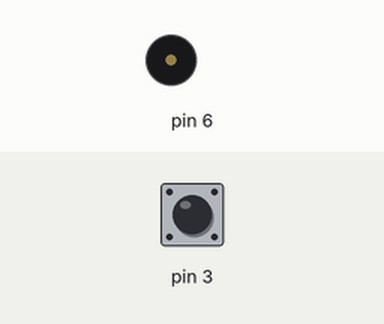
This sketch was run on a simulated Arduino Uno, built with avr-gcc and run on an emulated ATmega328P. Parts: buzzer (waves = sounding). The test bench sets the inputs (shaded band); at power-on: pin 3 HIGH. What the sketch prints to the serial monitor is not drawn.

Above: at 1.2 s.
1.3 s: pin 3 pulled LOW for 0.15 s
At 9.04 s:
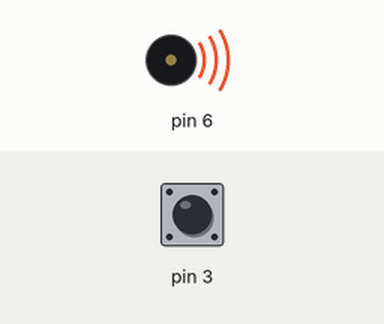
Timing chart, 0 to 10.7 s (numbered marks = the images above; inputs shaded):
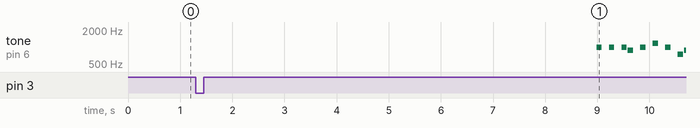

The sketch:

melodia.ino
```cpp
//First Octave

#define Red1 131
#define DOrange1 277
#define Orange1 294
#define LOrange1 311
#define Yellow1 330
#define LGreen1 349
#define Green1 370
#define DGreen1 392
#define LBlue1 415
#define Blue1 440
#define Purple1 466
#define Pink1 494

//Second Octave

#define Red2 523
#define DOrange2 554
#define Orange2 587
#define LOrange2 622
#define Yellow2 659
#define LGreen2 698
#define Green2 740
#define DGreen2 784
#define LBlue2 831
#define Blue2 880
#define Purple2 932
#define Pink2 988

//Third Octave

#define Red3 1047
#define DOrange3 1109
#define Orange3 1175
#define LOrange3 1245
#define Yellow3 1319
#define LGreen3 1397
#define Green3 1480
#define DGreen3 1568
#define LBlue3 1661
#define Blue3 1760
#define Purple3 1865
#define Pink3 1976

int S[] = {
  0, 0, 0, 0, 0, 0, 0, 0, 0, 0, 0, 0, 0, 0, 0, 0, 0, 0, 0, 0, 0, 0, 0, 0, 0, 0, 0, 0, 0, 0, 0, 0, 0, 0, 0, 0, 0, 0, 0, 0, 0, 0, 0, 0, 0, 0, 0, 0, 0, 0, 0, 0, 0, 0, 0, 0, 0, 0, 0, 0, 0, 0, 0, 0, Pink2, 0, Pink2, 0, Pink2, Blue2, 0, Pink2, 0, Orange3, 0, Pink2, 0, Green2, Blue2, 0, Pink2, 0, Pink2, 0, Pink2, Blue2, 0, Pink2, 0, LGreen3, 0, Yellow3, 0, Orange3, Blue2, 0, Pink2, 0, Pink2, 0, Pink2, Blue2, 0, Pink2, 0, Orange3, 0, Pink2, 0, Green2, Blue2, 0, Pink2, 0, Pink2, 0, Pink2, 0, Blue2, Pink2, 0, 0, 0, 0, 0, 0, 0, 0, 0, 0, 0, 0, 0, 0, 0, 0, 0, 0, 0, 0, 0, 0, 0, 0, 0, 0, 0, 0, 0, 0, 0, 0, 0, 0, 0, 0, 0, 0, 0, 0, 0, 0, 0, 0, 0, 0, 0, 0, 0, 0, 0, 0, 0, 0, 0, 0, 0, 0, 0, 0, 0, 0, 0, 0, 0, 0, 0, 0, 0, 0, 0, 0, 0, 0, 0, 0,
  0, 0, 0, 0, 0, 0, 0, 0, 0, 0, 0, 0, 0, 0, 0, 0, 0, 0, 0, 0, 0, 0, 0, 0, 0, 0, 0, 0, 0, 0, 0, 0, 0, 0, 0, 0, 0, 0, 0, 0, 0, 0, 0, 0, 0, 0, 0, 0, 0, 0, 0, 0, 0, 0, 0, 0,
  Orange3, DOrange3, Pink2, 0, Blue2, 0, 0, Pink2, 0, 0, Pink2, 0, 0, 0, Green2, 0, Blue2, 0, Pink2, 0, DOrange3, 0, 0, Blue2, 0, 0, Pink2, 0, 0, 0, 0, 0, Orange3, DOrange3, Pink2, 0, Blue2, 0, 0, Pink2, 0, 0, Pink2, 0, 0, Green2, 0, 0, DOrange3, 0, Orange3, 0, DOrange3, 0, 0, Blue2, 0, DOrange2, Yellow2, Green2, DOrange2, Green2, LBlue2, Pink2, Orange3, DOrange3, Pink2, 0, Blue2, 0, 0, Pink2, 0, 0, Pink2, 0, 0, 0, Green2, 0, Blue2, 0, Pink2, 0, DOrange3, 0, 0, Blue2, 0, 0, Pink2, 0, 0, 0, 0, 0, Orange3, DOrange3, Pink2, 0, Blue2, Orange3, 0, Green3, Yellow3, Orange3, Pink2, 0, Blue3, LBlue3, 0, Green3, Orange3, DOrange3, 0, Pink2, Blue2, Pink2, 0, Blue2, Pink2, 0, Blue2, Pink2, 0, Blue2, Pink2, 0, Blue2, Pink2, Orange3, 0,
  Green2, 0, 0, 0, 0, 0, Orange2, 0, 0, 0, 0, 0, 0, Orange2, Yellow2, LGreen2, 0, 0, Yellow2, 0, 0, Orange2, 0, DOrange2, 0, 0, Orange2, 0, 0, Yellow2, 0, Green2, 0, 0, 0, 0, 0, Pink2, 0, 0, 0, 0, 0, Pink1, 0, DOrange2, 0, Orange2, 0, 0, Yellow2, 0, 0, Orange2, 0, DOrange2, 0, 0, Blue2, 0, 0, DGreen2, 0, Green2, 0, 0, 0, 0, 0, Orange2, 0, 0, 0, 0, 0, 0, Orange2, Yellow2, LGreen2, 0, 0, Yellow2, 0, 0, Orange2, 0, DOrange2, 0, 0, Orange2, 0, 0, Yellow2, 0, Green2, 0, 0, 0, 0, 0, Pink2, 0, 0, 0, 0, 0, Pink2, 0, DOrange3, 0, Orange3, 0, 0, DGreen3, 0, 0, Green3, 0, LGreen3, 0, 0, Orange3, 0, 0, Purple2, 0, Pink2

};
int L = sizeof(S);
int nds = 10;

void setup() {
  Serial.begin(115200);
  pinMode(3, INPUT_PULLUP);
  L = L / 2;
  Serial.println(L);
}

void loop() {
  if(!digitalRead(3)) {
    Tone();
  }
}

void Tone() {
  for (int n = 0; n < L; n++) {
    int nd = 1000 / nds;
    tone(6, S[n], nd);
    int d = nd * 1.2;
    delay(d);
    noTone(6);
  }
}
```

Measured:
- after the input at 1.3 s, tone on pin 6: plays 988 Hz for 0.10 s, 988 Hz for 0.10 s, 988 Hz for 0.10 s, 880 Hz for 0.10 s, 988 Hz for 0.10 s, 1175 Hz for 0.10 s … (9 notes in this stretch), starting after 7.7 s
